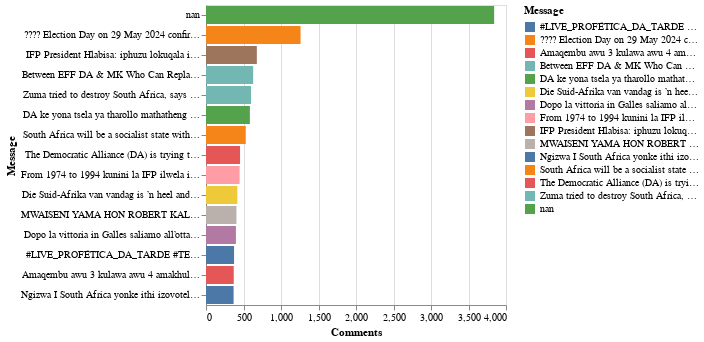

Notebook source saved alongside this figure:
### Code cell
# Most Commented messages
data_Ls=data.pivot_table(values=['Comments'], index='Message', aggfunc=np.sum).reset_index().sort_values('Comments', ascending=False).head(15)
alt.Chart(data_Ls).mark_bar().encode(x='Comments', y=alt.Y('Message:N', sort='-x'), color='Message', tooltip=['Message']).interactive()

### Figure 1 — Vega-Lite specification as saved in the notebook (floating-point values rounded to 4 significant figures)
{"config": {"view": {"continuousWidth": 300, "continuousHeight": 300}}, "data": {"name": "data-f847aba12d960f25f42cea7c5eaa7888"}, "mark": {"type": "bar"}, "encoding": {"color": {"field": "Message", "type": "nominal"}, "tooltip": [{"field": "Message", "type": "nominal"}], "x": {"field": "Comments", "type": "quantitative"}, "y": {"field": "Message", "sort": "-x", "type": "nominal"}}, "params": [{"name": "param_7", "select": {"type": "interval", "encodings": ["x", "y"]}, "bind": "scales"}], "$schema": "https://vega.github.io/schema/vega-lite/v5.8.0.json", "datasets": {"data-f847aba12d960f25f42cea7c5eaa7888": [{"Message": "nan", "Comments": 3842}, {"Message": "???? Election Day on 29 May 2024 confirmed: Bring It On! The DA is committed to bringing an end to 30 years of ANC failure, corruption, and state capture. The upcoming election is an opportunity for the people of South Africa to choose a path of progress and unite to #RescueSA.", "Comments": 1261}, {"Message": "IFP President Hlabisa: iphuzu lokuqala imisebenzi, SETHEMBE siza nayo ngempela. Isithunzi somuntu sibuyiswa ukuthi umuntu asebenze. Umgomo wethu uthi kufanele sithuthukise ezomnotho. Sizokwenza kanje lokhu: Uhulumeni wethu uzoshaya umgomo othi u 80% wabasebenzi ezinkampanini kube ngabantu base South Africa kuphela. ZONKE izitolo eziphethwe ngabantu bangaphandle mazibuyele kubantu base SA. Kasibandlululi abantu bangaphandle ngokusho lokho. Sifuna ukuthuthukisa osomabhizinisi bakithi ukuze baqashe abantu. Sizoqala I grant kaR3000 yezitshudeni ezihleli emakhaya. Sizothatha lama billions amarandi kwaSETA siwafake komasipala bese zonke izifundiswa zithole ama internships. #IFPManifestoLaunch", "Comments": 678}, {"Message": "Between EFF DA & MK Who Can Replace ANC ? What Is The Next 4 Years Going To Look Like In South Africa", "Comments": 629}, {"Message": "Zuma tried to destroy South Africa, says Mbeki as he lashes out at successor: Former President Thabo Mbeki had quite a lot to say this week about his successor, former President Jacob Zuma and the Zuma-backed MK party. •Mbeki accused Zuma of setting out to destroy the SA Revenue Service (SARS) and South Africa's democracy. He also suggested that things in South Africa took a turn for the worse during Zuma's administration. \"...Take the MK Party... You can't say, I remain a member of the ANC, but I support a party that is going to campaign to defeat the ANC. That doesn't make sense. One of those two things is wrong,\" said Mbeki. •\"Take that [MK breakaway]...It is led by the same people that tried to destroy SARS. This is exactly the same people. So you can understand who they are,\" \"You destroy SARS, you destroy the democratic state, and yet there were people who took the decision to do exactly that.\" •\"And, of course, we know who the president was; it [the state capture report] says so in black and white that Jacob Zuma was part of it,\" continued Mbeki. Before concluding his engagement at Unisa this Wednesday, Mbeki also slammed the DA for writing a letter to the United States government. Photo credit: Daily Dispatch", "Comments": 600}, {"Message": "DA ke yona tsela ya tharollo mathatheng a South Africa e lebanego le ona. #Viva DA Viva", "Comments": 585}, {"Message": "South Africa will be a socialist state without provinces and will have a state-owned bank should the EFF take over the government, says Julius Malema.", "Comments": 530}, {"Message": "The Democratic Alliance (DA) is trying to sell South Africa to the United States according to African National Congress (ANC) President Cyril Ramaphosa. ", "Comments": 454}, {"Message": "From 1974 to 1994 kunini la IFP ilwela ilungel lomunt omnyama South Africa Vs abacindezeli amabhunu Give me date and venue", "Comments": 448}, {"Message": "Die Suid-Afrika van vandag is ’n heel ander plek as wat dit 30 jaar gelede was, sê pres. Cyril Ramaphosa.", "Comments": 418}, {"Message": "MWAISENI YAMA HON ROBERT KALIMI & WE THANK GOD FOR HIS HEALING MERCIES ???? By Miles Bwalya Sampa, MP February 28th, 2024 Welcome back home Hon Robert Kalimi and we thank God for his healing mercies so many months since the unfortunate Road accident. The people of Malole constituency in Kasama district can now have back into Parliament their voice through you to represent their challenges. Many thanks to all that played vital roles in the process of ensuring our beloved Hon Kalimi's life is preserved to current good recovery. Some of these are; 1) The Republican President HH who only through his approval directly or indirectly, any Zambian gets evacuated for medical treatment on government coffers. 2) The Speaker of National Assembly Her Honour Nellie Mutti who has been supportive 100% and kept a close eye towards the Hon's recovery. At one point or another, She authorized and personally led a Parliament entourage to visit the Hon at the hospital in SA. 3) The Mansa Central MP Hon Dr Chitalu Chilufya who provided the vital medical link and know how from the accident day to evacuation and later between Zambia and the South African Doctors that handled his hospital files. 4) Leader of Oppostion Hon Robert Chabinga that visited him in hospital often and also coordinated Parliament and Executive the support needed. Over Christmas period he led his family to visit Hon Kalimi and family at his hospital bed. They spent entire day together and enjoyed the Christmas meals together. I gather the two families had a good time on that day. 5) Hon Kalimi's wife that was by his bedside all these months both in Zambia (Levy & UTH) and in SA (Milpark Hospital). 6) Hon Kalimi&s elder sister that has been at her brother's bedside both in Zambia and South Africa for over 6 months or so. I visited Hon Kalimi last while in the hospital in South Africa and knew he would be back home soon because he was passing same jokes on me (he calls nephew) as used to before the unfortunate incident. Lesa wamaka and welcome back Yama. MBS28.02.2024", "Comments": 406}, {"Message": "Dopo la vittoria in Galles saliamo all’ottavo posto del Ranking di World Rugby. È un buon momento ma c’è tanto ancora da fare per costruire delle solide basi del nostro movimento. Buon lavoro a tutto il sistema rugby italiano, questo traguardo è di tutti ???????? #worldrugby #WorldRugbyRanking #italiarugby #rugbypassioneitaliana", "Comments": 399}, {"Message": "#LIVE_PROFÉTICA_DA_TARDE #TEMA: A GLÓRIA DA SEGUNDA CASA ?? #AGEU_2_9 Siga A Página: ", "Comments": 374}, {"Message": "Amaqembu awu 3 kulawa awu 4 amakhulu e South Africa asewathulile ama Manifesto awo. Sesilinde i IFP mhlaka 10 March e Moses Mabhida Stadium.", "Comments": 370}, {"Message": "Ngizwa I South Africa yonke ithi izovotela i IFP", "Comments": 368}]}}
